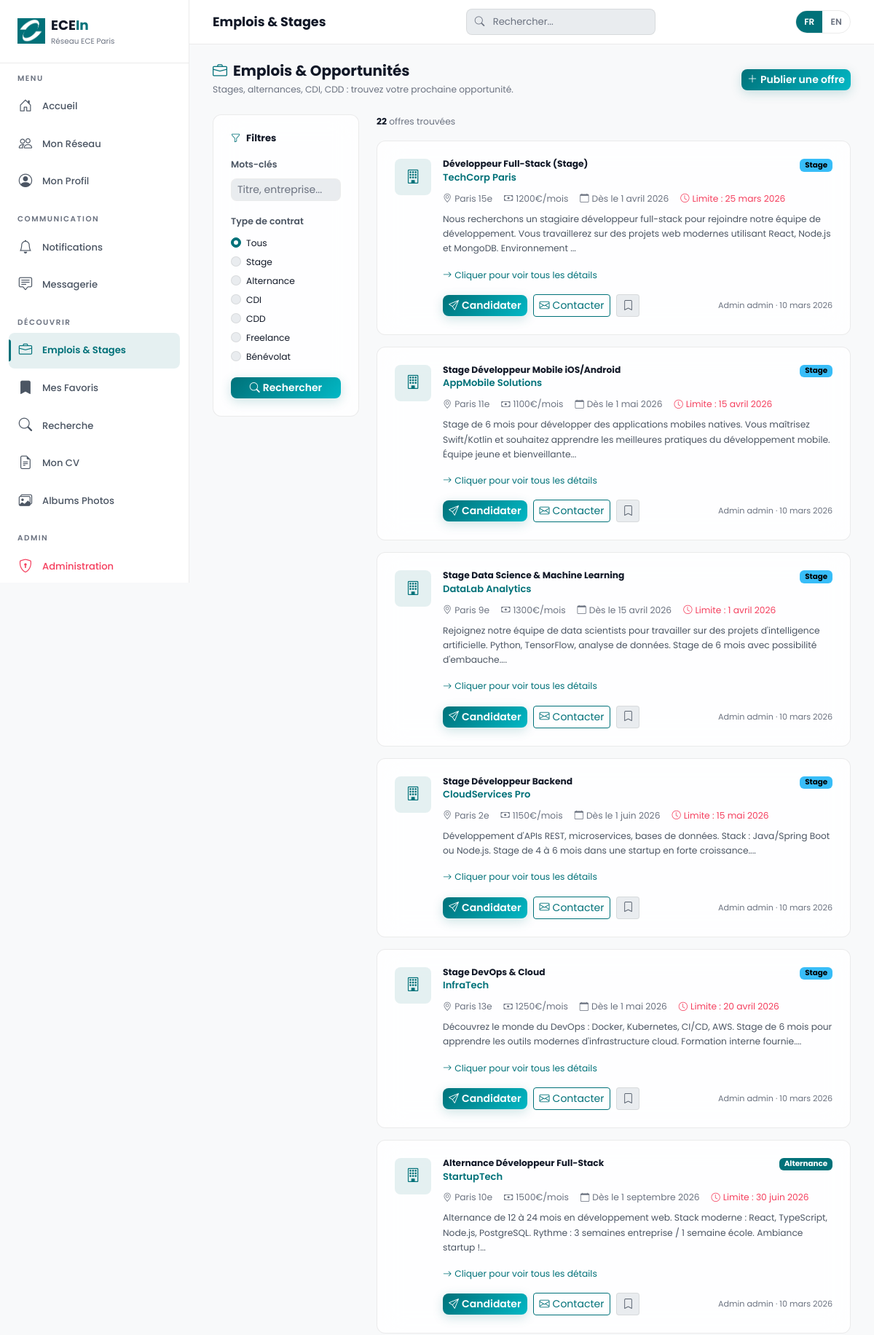
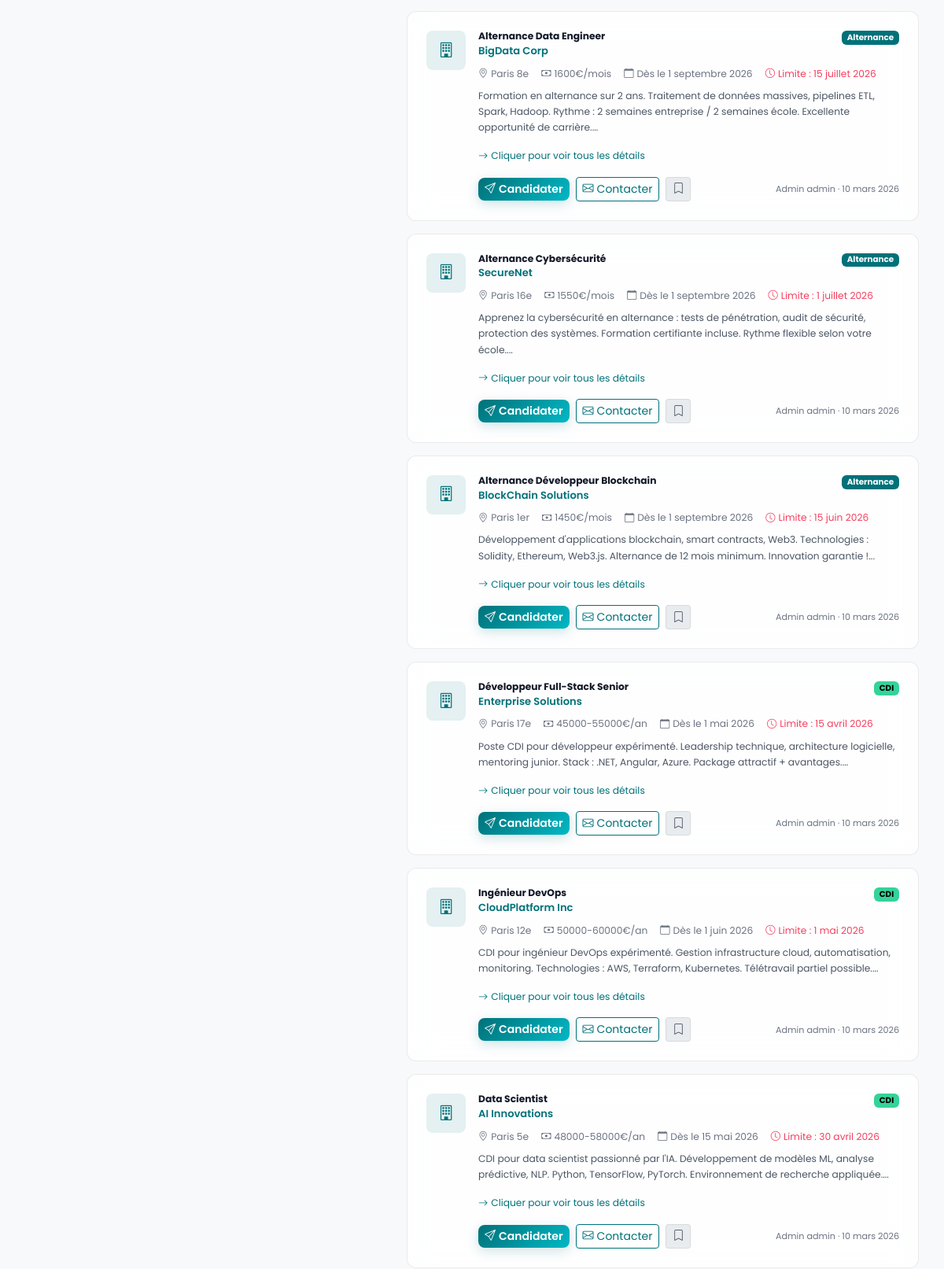
Screenshot of /emplois.php (signed in, upper part) with the database file from the repository (2 pictures, top to bottom).
### tables this page shows
CREATE TABLE `emplois` (
  `id` int(11) NOT NULL,
  `publie_par` int(11) NOT NULL,
  `titre` varchar(200) NOT NULL,
  `entreprise` varchar(200) NOT NULL,
  `description` text NOT NULL,
  `type` enum('cdi','cdd','stage','alternance','freelance','benevole') NOT NULL,
  `lieu` varchar(200) DEFAULT NULL,
  `salaire` varchar(100) DEFAULT NULL,
  `date_debut` date DEFAULT NULL,
  `date_limite` date DEFAULT NULL,
  `lien_candidature` varchar(255) DEFAULT NULL,
  `contact_email` varchar(100) DEFAULT NULL,
  `date_publication` datetime NOT NULL DEFAULT CURRENT_TIMESTAMP,
  `actif` tinyint(1) DEFAULT '1'
);

CREATE TABLE `utilisateurs` (
  `id` int(11) NOT NULL,
  `pseudo` varchar(50) NOT NULL,
  `email` varchar(100) NOT NULL,
  `mot_de_passe` varchar(255) NOT NULL,
  `nom` varchar(100) NOT NULL,
  `prenom` varchar(100) NOT NULL,
  `role` enum('auteur','administrateur') NOT NULL DEFAULT 'auteur',
  `photo` varchar(255) DEFAULT 'assets/images/default_avatar.svg',
  `image_fond` varchar(255) DEFAULT 'assets/images/default_bg.jpg',
  `titre` varchar(200) DEFAULT NULL,
  `biographie` text,
  `localisation` varchar(200) DEFAULT NULL,
  `site_web` varchar(255) DEFAULT NULL,
  `telephone` varchar(30) DEFAULT NULL,
  `date_naissance` date DEFAULT NULL,
  `date_inscription` datetime NOT NULL DEFAULT CURRENT_TIMESTAMP,
  `derniere_connexion` datetime DEFAULT NULL,
  `actif` tinyint(1) NOT NULL DEFAULT '1'
);

### config/config.php (called while the page is built, shortened)
<?php
function t(string $fr, ...$args): string {
    $texte = $fr;
    return $args ? sprintf($texte, ...$args) : $texte;
}
function estAdmin(): bool {
    return isset($_SESSION['role']) && $_SESSION['role'] === 'administrateur';
}
function h(string $data): string {
    return htmlspecialchars($data, ENT_QUOTES, 'UTF-8');
}
function formatDateFr(string $date): string {
    $mois = [
        1 => 'janvier', 2 => 'février', 3 => 'mars', 4 => 'avril',
        5 => 'mai', 6 => 'juin', 7 => 'juillet', 8 => 'août',
        9 => 'septembre', 10 => 'octobre', 11 => 'novembre', 12 => 'décembre'
    ];
    $ts = strtotime($date);
    return date('j', $ts) . ' ' . $mois[(int)date('n', $ts)] . ' ' . date('Y', $ts);
}
function tempsEcoule(string $date): string {
    $diff = time() - strtotime($date);
    return formatDateFr($date);
}

### emplois.php (the view, shortened to what this page needs)
<?php
require_once __DIR__ . '/config/config.php';
$pdo    = getDB();
$filtreType      = $_GET['type'] ?? '';
$filtreRecherche = trim($_GET['q'] ?? '');
$conditions = ['e.actif = 1'];
$params = [];
$where = implode(' AND ', $conditions);
$stmtEmplois = $pdo->prepare("SELECT e.*, u.nom, u.prenom, u.photo FROM emplois e JOIN utilisateurs u ON u.id = e.publie_par WHERE $where ORDER BY e.date_publication DESC");
$stmtEmplois->execute($params);
$emplois = $stmtEmplois->fetchAll();
include __DIR__ . '/includes/header.php';
include __DIR__ . '/includes/navbar.php';
?>
<div class="d-flex flex-wrap justify-content-between align-items-center mb-4 gap-3">
    <div>
        <h5 class="fw-bold mb-1"><i class="bi bi-briefcase me-2" style="color:var(--accent)"></i><?= t('Emplois & Opportunités') ?></h5>
        <p class="mb-0 small" style="color:var(--text-3)"><?= t('Stages, alternances, CDI, CDD : trouvez votre prochaine opportunité.') ?></p>
    </div>
    <?php if (estAdmin()): ?>
    <button class="btn btn-ecein-primary btn-sm" data-bs-toggle="modal" data-bs-target="#modalPublierEmploi">
        <i class="bi bi-plus-lg me-1"></i><?= t('Publier une offre') ?>
    </button>
    <?php endif; ?>
</div>
<div class="row g-4">
    <div class="col-lg-3 d-none d-lg-block">
        <div class="glass p-4 mb-3" style="position:sticky;top:70px">
            <h6 class="fw-bold mb-3" style="font-size:.82rem"><i class="bi bi-funnel me-2" style="color:var(--accent)"></i><?= t('Filtres') ?></h6>
            <form method="GET" action="emplois.php">
                <div class="mb-3">
                    <label class="form-label fw-semibold" style="font-size:.78rem"><?= t('Mots-clés') ?></label>
                    <input type="search" name="q" class="form-control form-control-sm" placeholder="<?= t('Titre, entreprise...') ?>" value="<?= h($filtreRecherche) ?>">
                </div>
                <div class="mb-3">
                    <label class="form-label fw-semibold" style="font-size:.78rem"><?= t('Type de contrat') ?></label>
                    <?php
                    $types = ['' => t('Tous'), 'stage' => t('Stage'), 'alternance' => t('Alternance'), 'cdi' => t('CDI'), 'cdd' => t('CDD'), 'freelance' => t('Freelance'), 'benevole' => t('Bénévolat')];
                    foreach ($types as $val => $label): ?>
                    <div class="form-check">
                        <input type="radio" class="form-check-input" name="type" id="type-<?= $val ?: 'all' ?>" value="<?= $val ?>" <?= $filtreType === $val ? 'checked' : '' ?>>
                        <label class="form-check-label small" for="type-<?= $val ?: 'all' ?>"><?= $label ?></label>
                    </div>
                    <?php endforeach; ?>
                </div>
                <button type="submit" class="btn btn-ecein-primary btn-sm w-100"><i class="bi bi-search me-1"></i><?= t('Rechercher') ?></button>
            </form>
        </div>
    </div>
    <div class="col-lg-9">
        <div class="d-flex justify-content-between align-items-center mb-3">
            <p class="mb-0 small" style="color:var(--text-3)">
                <strong style="color:var(--text)"><?= count($emplois) ?></strong> <?= count($emplois) > 1 ? t('offres trouvées') : t('offre trouvée') ?>
            </p>
        </div>
        <?php if (empty($emplois)): ?>
        <div class="glass empty-state">
            <i class="bi bi-briefcase"></i>
            <p><?= t('Aucune offre ne correspond à votre recherche.') ?></p>
            <a href="emplois.php" class="btn btn-outline-primary btn-sm"><?= t('Voir toutes les offres') ?></a>
        </div>
        <?php else: ?>
        <?php foreach ($emplois as $emploi): ?>
        <div class="glass p-4 mb-3 emploi-card" id="emploi-<?= $emploi['id'] ?>"
             style="cursor:pointer"
             data-emploi='<?= htmlspecialchars(json_encode($emploi), ENT_QUOTES, 'UTF-8') ?>'
             onclick="afficherDetailsEmploi(JSON.parse(this.getAttribute('data-emploi')))">
            <div class="d-flex gap-3 align-items-start">
                <div class="flex-shrink-0 rounded-3 d-flex align-items-center justify-content-center" style="width:50px;height:50px;background:var(--accent-light)">
                    <i class="bi bi-building" style="color:var(--accent);font-size:1.2rem"></i>
                </div>
                <div class="flex-grow-1">
                    <div class="d-flex justify-content-between align-items-start flex-wrap gap-2">
                        <div>
                            <h6 class="fw-bold mb-0 small"><?= h($emploi['titre']) ?></h6>
                            <div class="fw-semibold" style="color:var(--accent);font-size:.82rem"><?= h($emploi['entreprise']) ?></div>
                        </div>
                        <?php
                        $badgeColors = ['stage' => 'bg-info', 'alternance' => 'bg-warning', 'cdi' => 'bg-success', 'cdd' => 'bg-secondary', 'freelance' => 'bg-purple', 'benevole' => 'bg-secondary'];
                        $badgeClass = $badgeColors[$emploi['type']] ?? 'bg-secondary';
                        ?>
                        <span class="badge <?= $badgeClass ?>" style="font-size:.65rem"><?= h($types[$emploi['type']] ?? ucfirst($emploi['type'])) ?></span>
                    </div>
                    <div class="d-flex flex-wrap gap-3 my-2 small" style="color:var(--text-3)">
                        <?php if ($emploi['lieu']): ?><span><i class="bi bi-geo-alt me-1"></i><?= h($emploi['lieu']) ?></span><?php endif; ?>
                        <?php if ($emploi['salaire']): ?><span><i class="bi bi-cash me-1"></i><?= h($emploi['salaire']) ?></span><?php endif; ?>
                        <?php if ($emploi['date_debut']): ?><span><i class="bi bi-calendar me-1"></i><?= t('Dès le') ?> <?= formatDateFr($emploi['date_debut']) ?></span><?php endif; ?>
                        <?php if ($emploi['date_limite']): ?><span style="color:var(--rose)"><i class="bi bi-clock me-1"></i><?= t('Limite :') ?> <?= formatDateFr($emploi['date_limite']) ?></span><?php endif; ?>
                    </div>
                    <p class="small mb-3" style="color:var(--text-2)"><?= nl2br(h(substr($emploi['description'], 0, 200))) ?>...</p>
                    <p class="small mb-3" style="color:var(--accent)">
                        <i class="bi bi-arrow-right me-1"></i><?= t('Cliquer pour voir tous les détails') ?>
                    </p>
                    <div class="d-flex flex-wrap gap-2 align-items-center" onclick="event.stopPropagation()">
                        <a href="candidater.php?id=<?= $emploi['id'] ?>" class="btn btn-sm btn-ecein-primary"><i class="bi bi-send me-1"></i><?= t('Candidater') ?></a>
                        <?php if ($emploi['contact_email']): ?>
                        <a href="contacter.php?id=<?= $emploi['id'] ?>" class="btn btn-sm btn-outline-primary"><i class="bi bi-envelope me-1"></i><?= t('Contacter') ?></a>
                        <?php endif; ?>
                        <button class="btn btn-sm btn-light btn-favori"
                                data-emploi-id="<?= $emploi['id'] ?>"
                                onclick="toggleFavori(<?= $emploi['id'] ?>, this)"
                                title="<?= t('Sauvegarder') ?>">
                            <i class="bi bi-bookmark"></i>
                        </button>
                        <span class="ms-auto" style="font-size:.7rem;color:var(--text-3)">
                            <?= h($emploi['prenom'] . ' ' . $emploi['nom']) ?> · <?= tempsEcoule($emploi['date_publication']) ?>
                        </span>
                    </div>
                </div>
            </div>
        </div>
        <?php endforeach; ?>
        <?php endif; ?>
    </div>
</div>
<?php include __DIR__ . '/includes/footer.php'; ?>

### assets/css/style.css (style rules this page uses)
:root { --bg: #f8f9fa; --bg-2: #ffffff; --bg-3: #e9ecef; --surface: #ffffff; --surface-solid: #ffffff; --glass: rgba(255, 255, 255, .85); --glass-border: rgba(0, 0, 0, .08); --glass-blur: blur(18px); --text: #111827; --text-2: #4b5563; --text-3: #6b7280; --accent: #007179; --accent-2: #02B8C5; --accent-light: rgba(0, 113, 121, .1); --accent-glow: rgba(0, 113, 121, .2); --teal: #14b8a6; --rose: #f43f5e; --indigo: #16003b; --sky: #38bdf8; --emerald: #34d399; --radius: 12px; --radius-sm: 8px; --radius-xs: 4px; --sidebar-w: 260px; --header-h: 0px; --transition: all .2s ease; }
*, *::before, *::after { box-sizing: border-box; }
body { margin: 0; background: var(--bg); color: var(--text); font-family: 'Poppins', sans-serif; font-size: .875rem; line-height: 1.65; overflow-x: hidden; }
a { color: var(--accent); text-decoration: none; transition: var(--transition); }
.glass { background: var(--glass); backdrop-filter: var(--glass-blur); -webkit-backdrop-filter: var(--glass-blur); border: 1px solid var(--glass-border); border-radius: var(--radius); transition: var(--transition); }
.btn-ecein-primary { background: linear-gradient(135deg, var(--accent), var(--accent-2)); color: #fff; border: none; border-radius: var(--radius-sm); font-weight: 600; transition: var(--transition); box-shadow: 0 4px 15px var(--accent-glow); }
.emploi-card { transition: var(--transition); }
.form-control, .form-select { background-color: var(--bg-3); border: 1px solid var(--glass-border); color: var(--text); border-radius: var(--radius-sm); }
.form-control::placeholder { color: var(--text-3); }
.form-label { color: var(--text-2); font-weight: 500; font-size: .82rem; }
.form-check-input { background-color: var(--bg-3); border-color: var(--glass-border); }
.form-check-input:checked { background-color: var(--accent); border-color: var(--accent); }
.btn-light { background: var(--bg-3); border: 1px solid var(--glass-border); color: var(--text-2); }
.btn-outline-primary { color: var(--accent); border-color: var(--accent); }
.badge.bg-success { background: var(--emerald) !important; color: #000 !important; }
.badge.bg-warning { background: var(--accent) !important; color: #fff !important; }
.badge.bg-info { background: var(--sky) !important; color: #000 !important; }
.emploi-card { animation: fadeUp .4s ease-out both; }
.btn { transition: all .2s cubic-bezier(.4,0,.2,1); }

### rows the page displays
emplois: titre "Développeur Full-Stack (Stage)", entreprise "TechCorp Paris", type "Stage", lieu "Paris 15e", salaire "1200€/mois", date_debut "1 avril 2026", date_limite "25 mars 2026", description "Nous recherchons un stagiaire développeur full-stack pour rejoindre notre équipe de développement. Vous travaillerez sur des projets web modernes utilisant React, Node.js et MongoDB. Environnement", publie_par.nom "Admin admin", date_publication "10 mars 2026"
emplois: titre "Stage Développeur Mobile iOS/Android", entreprise "AppMobile Solutions", type "Stage", lieu "Paris 11e", salaire "1100€/mois", date_debut "1 mai 2026", date_limite "15 avril 2026", description "Stage de 6 mois pour développer des applications mobiles natives. Vous maîtrisez Swift/Kotlin et souhaitez apprendre les meilleures pratiques du développement mobile. Équipe jeune et bienveillante", publie_par.nom "Admin admin", date_publication "10 mars 2026"
emplois: titre "Stage Data Science & Machine Learning", entreprise "DataLab Analytics", type "Stage", lieu "Paris 9e", salaire "1300€/mois", date_debut "15 avril 2026", date_limite "1 avril 2026", description "Rejoignez notre équipe de data scientists pour travailler sur des projets d'intelligence artificielle. Python, TensorFlow, analyse de données. Stage de 6 mois avec possibilité d'embauche.", publie_par.nom "Admin admin", date_publication "10 mars 2026"
emplois: titre "Stage Développeur Backend", entreprise "CloudServices Pro", type "Stage", lieu "Paris 2e", salaire "1150€/mois", date_debut "1 juin 2026", date_limite "15 mai 2026", description "Développement d'APIs REST, microservices, bases de données. Stack : Java/Spring Boot ou Node.js. Stage de 4 à 6 mois dans une startup en forte croissance.", publie_par.nom "Admin admin", date_publication "10 mars 2026"
emplois: titre "Stage DevOps & Cloud", entreprise "InfraTech", type "Stage", lieu "Paris 13e", salaire "1250€/mois", date_debut "1 mai 2026", date_limite "20 avril 2026", description "Découvrez le monde du DevOps : Docker, Kubernetes, CI/CD, AWS. Stage de 6 mois pour apprendre les outils modernes d'infrastructure cloud. Formation interne fournie.", publie_par.nom "Admin admin", date_publication "10 mars 2026"
emplois: titre "Alternance Développeur Full-Stack", entreprise "StartupTech", type "Alternance", lieu "Paris 10e", salaire "1500€/mois", date_debut "1 septembre 2026", date_limite "30 juin 2026", description "Alternance de 12 à 24 mois en développement web. Stack moderne : React, TypeScript, Node.js, PostgreSQL. Rythme : 3 semaines entreprise / 1 semaine école. Ambiance startup !", publie_par.nom "Admin admin", date_publication "10 mars 2026"
emplois: titre "Alternance Data Engineer", entreprise "BigData Corp", type "Alternance", lieu "Paris 8e", salaire "1600€/mois", date_debut "1 septembre 2026", date_limite "15 juillet 2026", description "Formation en alternance sur 2 ans. Traitement de données massives, pipelines ETL, Spark, Hadoop. Rythme : 2 semaines entreprise / 2 semaines école. Excellente opportunité de carrière.", publie_par.nom "Admin admin", date_publication "10 mars 2026"
emplois: titre "Alternance Cybersécurité", entreprise "SecureNet", type "Alternance", lieu "Paris 16e", salaire "1550€/mois", date_debut "1 septembre 2026", date_limite "1 juillet 2026", description "Apprenez la cybersécurité en alternance : tests de pénétration, audit de sécurité, protection des systèmes. Formation certifiante incluse. Rythme flexible selon votre école.", publie_par.nom "Admin admin", date_publication "10 mars 2026"
emplois: titre "Alternance Développeur Blockchain", entreprise "BlockChain Solutions", type "Alternance", lieu "Paris 1er", salaire "1450€/mois", date_debut "1 septembre 2026", date_limite "15 juin 2026", description "Développement d'applications blockchain, smart contracts, Web3. Technologies : Solidity, Ethereum, Web3.js. Alternance de 12 mois minimum. Innovation garantie !", publie_par.nom "Admin admin", date_publication "10 mars 2026"
emplois: titre "Développeur Full-Stack Senior", entreprise "Enterprise Solutions", type "CDI", lieu "Paris 17e", salaire "45000-55000€/an", date_debut "1 mai 2026", date_limite "15 avril 2026", description "Poste CDI pour développeur expérimenté. Leadership technique, architecture logicielle, mentoring junior. Stack : .NET, Angular, Azure. Package attractif + avantages.", publie_par.nom "Admin admin", date_publication "10 mars 2026"
emplois: titre "Ingénieur DevOps", entreprise "CloudPlatform Inc", type "CDI", lieu "Paris 12e", salaire "50000-60000€/an", date_debut "1 juin 2026", date_limite "1 mai 2026", description "CDI pour ingénieur DevOps expérimenté. Gestion infrastructure cloud, automatisation, monitoring. Technologies : AWS, Terraform, Kubernetes. Télétravail partiel possible.", publie_par.nom "Admin admin", date_publication "10 mars 2026"
emplois: titre "Data Scientist", entreprise "AI Innovations", type "CDI", lieu "Paris 5e", salaire "48000-58000€/an", date_debut "15 mai 2026", date_limite "30 avril 2026", description "CDI pour data scientist passionné par l'IA. Développement de modèles ML, analyse prédictive, NLP. Python, TensorFlow, PyTorch. Environnement de recherche appliquée.", publie_par.nom "Admin admin", date_publication "10 mars 2026"

### other values shown
t('Réseau ECE Paris') "Réseau ECE Paris"
t('Accueil') "Accueil"
t('Mon Réseau') "Mon Réseau"
t('Mon Profil') "Mon Profil"
t('Messagerie') "Messagerie"
t('Découvrir') "DÉCOUVRIR"
t('Emplois & Stages') "Emplois & Stages"
t('Mes Favoris') "Mes Favoris"
t('Recherche') "Recherche"
t('Mon CV') "Mon CV"
t('Albums Photos') "Albums Photos"
$pageTitle "Emplois & Stages"
t('Emplois & Opportunités') "Emplois & Opportunités"
t('Publier une offre') "Publier une offre"
t('Filtres') "Filtres"
